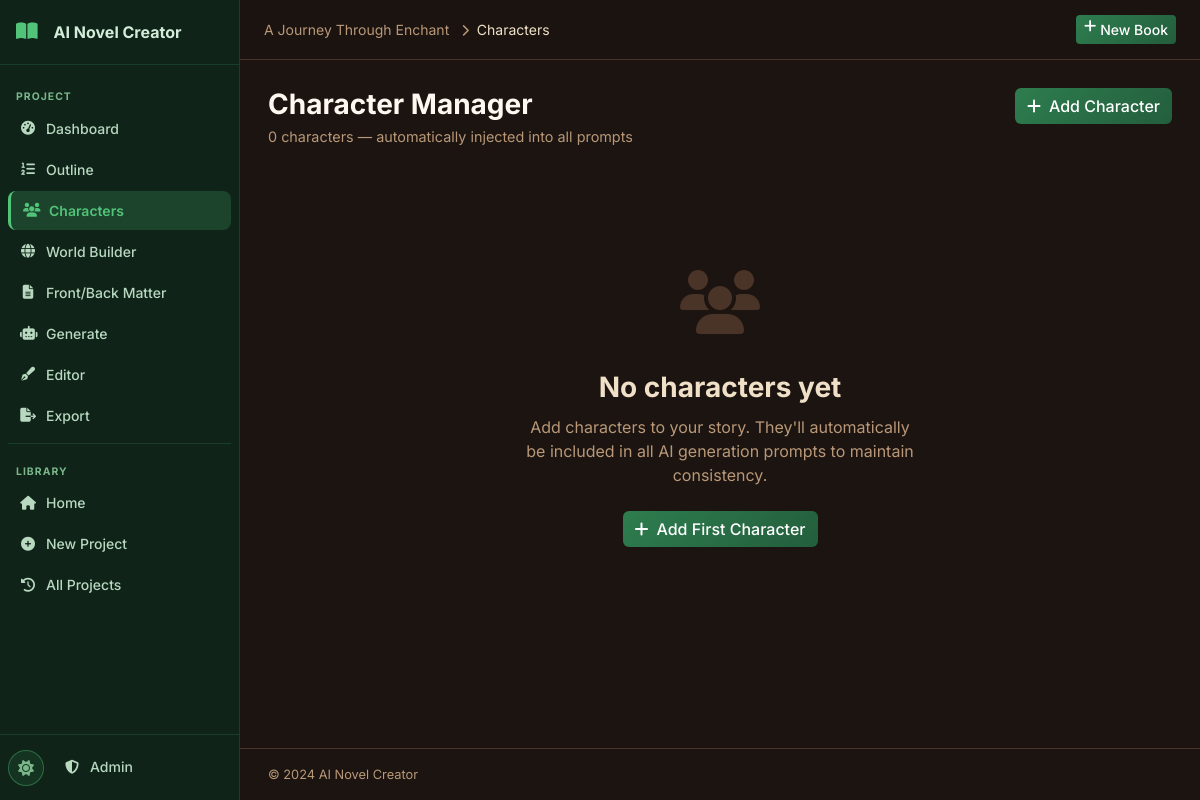
The app's page /project/10/characters, older data.
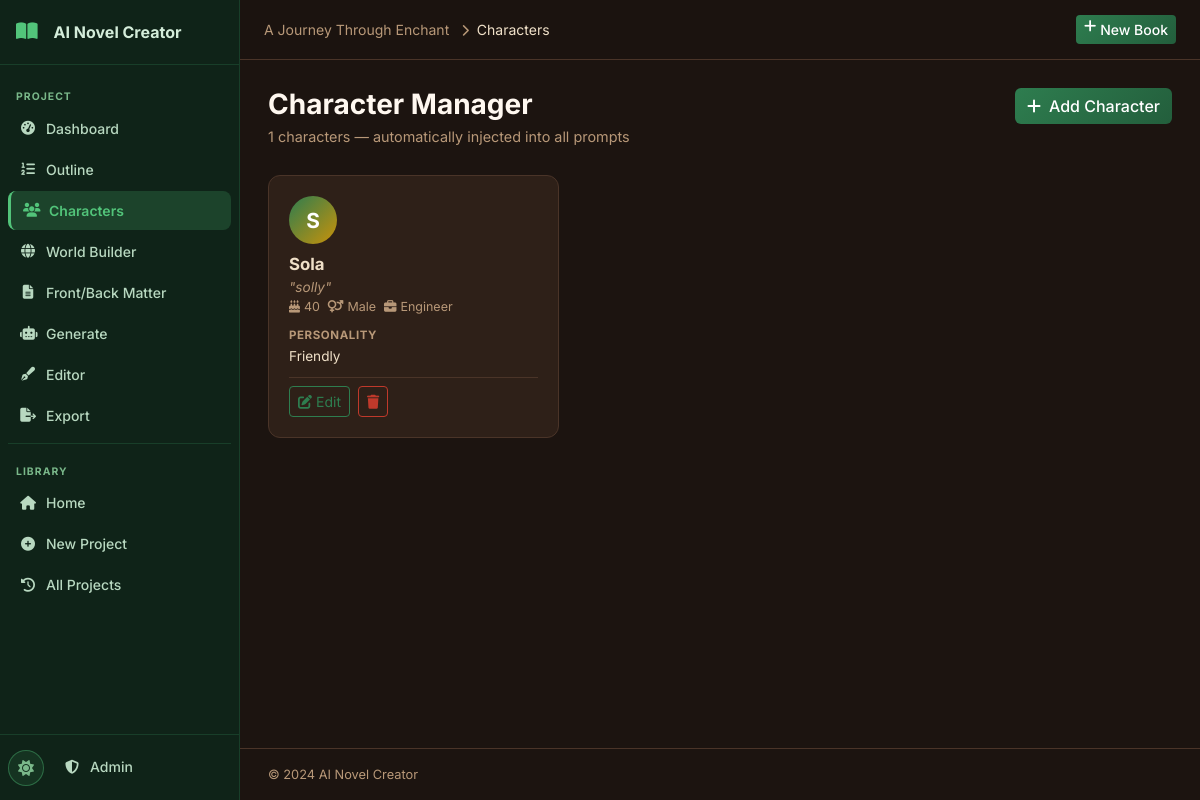
The same page, newer data.
### tables this page shows
CREATE TABLE settings (
    id INTEGER PRIMARY KEY AUTOINCREMENT,
    key TEXT UNIQUE NOT NULL,
    value TEXT,
    updated_at TIMESTAMP DEFAULT CURRENT_TIMESTAMP
);

CREATE TABLE projects (
    id INTEGER PRIMARY KEY AUTOINCREMENT,
    title TEXT NOT NULL,
    subtitle TEXT DEFAULT '',
    genre TEXT DEFAULT 'Fantasy',
    audience TEXT DEFAULT 'Adult',
    description TEXT DEFAULT '',
    language TEXT DEFAULT 'English',
    story_type TEXT DEFAULT 'Novel',
    writing_style TEXT DEFAULT 'Descriptive',
    point_of_view TEXT DEFAULT 'Third Person Limited',
    tense TEXT DEFAULT 'Past',
    tone TEXT DEFAULT 'Adventurous',
    num_chapters INTEGER DEFAULT 10,
    words_per_chapter INTEGER DEFAULT 2000,
    creativity_level TEXT DEFAULT 'balanced',
    temperature REAL DEFAULT 0.7,
    top_p REAL DEFAULT 0.9,
    max_tokens INTEGER DEFAULT 4096,
    status TEXT DEFAULT 'draft',
    current_chapter INTEGER DEFAULT 0,
    total_words INTEGER DEFAULT 0,
    cover_prompt TEXT DEFAULT '',
    include_images INTEGER DEFAULT 0,
    images_per_chapter INTEGER DEFAULT 1,
    image_style TEXT DEFAULT 'Realistic',
    created_at TIMESTAMP DEFAULT CURRENT_TIMESTAMP,
    updated_at TIMESTAMP DEFAULT CURRENT_TIMESTAMP
);

CREATE TABLE characters (
    id INTEGER PRIMARY KEY AUTOINCREMENT,
    project_id INTEGER NOT NULL,
    name TEXT NOT NULL,
    nickname TEXT DEFAULT '',
    age TEXT DEFAULT '',
    gender TEXT DEFAULT '',
    occupation TEXT DEFAULT '',
    personality TEXT DEFAULT '',
    appearance TEXT DEFAULT '',
    strengths TEXT DEFAULT '',
    weaknesses TEXT DEFAULT '',
    goals TEXT DEFAULT '',
    relationships TEXT DEFAULT '',
    backstory TEXT DEFAULT '',
    notes TEXT DEFAULT '',
    created_at TIMESTAMP DEFAULT CURRENT_TIMESTAMP,
    FOREIGN KEY (project_id) REFERENCES projects(id) ON DELETE CASCADE
);

### routes/characters.py (the view)
@bp.route('/project/<int:project_id>/characters')
def characters_page(project_id):
    db = get_db()
    project = db.execute('SELECT * FROM projects WHERE id = ?', (project_id,)).fetchone()
    if not project:
        return redirect(url_for('main.history'))
    chars = db.execute(
        'SELECT * FROM characters WHERE project_id = ? ORDER BY name', (project_id,)
    ).fetchall()
    return render_template('characters.html', project=project, characters=chars)

### database/__init__.py (called while the page is built)
def get_db():
    if 'db' not in g:
        db_path = current_app.config['DATABASE']
        os.makedirs(os.path.dirname(db_path), exist_ok=True)
        g.db = sqlite3.connect(db_path)
        g.db.row_factory = sqlite3.Row
        g.db.execute('PRAGMA foreign_keys = ON')
        g.db.execute('PRAGMA journal_mode = WAL')
    return g.db

### utils/helpers.py (called while the page is built)
def get_setting(db, key, default=''):
    row = db.execute('SELECT value FROM settings WHERE key = ?', (key,)).fetchone()
    return row['value'] if row else default

### templates/characters.html (shortened to what this page needs)
{% extends "base.html" %}
{% block breadcrumb %}
<a href="{{ url_for('projects.project_detail', project_id=project.id) }}" class="text-muted text-decoration-none">{{ project.title[:25] }}</a>
<i class="fas fa-chevron-right mx-2 text-muted small"></i>Characters
{% endblock %}
{% block content %}
<div class="page-header">
  <div>
    <h1 class="page-title">Character Manager</h1>
    <p class="page-subtitle">{{ characters | length }} characters — automatically injected into all prompts</p>
  </div>
  <button class="btn btn-primary" onclick="openCharModal()">
    <i class="fas fa-plus me-2"></i>Add Character
  </button>
</div>
{% if characters %}
<div class="row g-3">
  {% for char in characters %}
  <div class="col-12 col-md-6 col-xl-4">
    <div class="character-card">
      <div class="char-avatar">{{ char.name[0] | upper }}</div>
      <div class="char-header">
        <h4 class="char-name">{{ char.name }}</h4>
        {% if char.nickname %}<span class="char-nickname">"{{ char.nickname }}"</span>{% endif %}
        <div class="char-meta">
          {% if char.age %}<span><i class="fas fa-birthday-cake me-1"></i>{{ char.age }}</span>{% endif %}
          {% if char.gender %}<span><i class="fas fa-venus-mars me-1"></i>{{ char.gender }}</span>{% endif %}
          {% if char.occupation %}<span><i class="fas fa-briefcase me-1"></i>{{ char.occupation }}</span>{% endif %}
        </div>
      </div>
      {% if char.personality %}
      <div class="char-section">
        <label>Personality</label>
        <p>{{ char.personality[:100] }}{% if char.personality|length > 100 %}…{% endif %}</p>
      </div>
      {% endif %}
      <div class="char-actions">
        <button class="btn btn-sm btn-outline-primary" onclick="editChar({{ char.id }})">
          <i class="fas fa-edit me-1"></i>Edit
        </button>
        <button class="btn btn-sm btn-outline-danger" onclick="deleteChar({{ char.id }}, '{{ char.name | e }}')">
          <i class="fas fa-trash"></i>
        </button>
      </div>
    </div>
  </div>
  {% endfor %}
</div>
{% else %}
<div class="empty-state">
  <div class="empty-icon"><i class="fas fa-users"></i></div>
  <h3>No characters yet</h3>
  <p>Add characters to your story. They'll automatically be included in all AI generation prompts to maintain consistency.</p>
  <button class="btn btn-primary" onclick="openCharModal()">
    <i class="fas fa-plus me-2"></i>Add First Character
  </button>
</div>
{% endif %}
{% endblock %}

### templates/base.html (shortened to what this page needs)
<!DOCTYPE html>
<html lang="en" data-theme="{{ default_theme }}">
<head>
  <link href="https://cdn.jsdelivr.net/npm/bootstrap@5.3.2/dist/css/bootstrap.min.css" rel="stylesheet">
  <link href="https://cdnjs.cloudflare.com/ajax/libs/font-awesome/6.5.0/css/all.min.css" rel="stylesheet">
  <link href="{{ url_for('static', filename='css/style.css') }}" rel="stylesheet">
</head>
<body>
<nav class="sidebar" id="sidebar">
  <div class="sidebar-header">
    <a href="{{ url_for('main.index') }}" class="sidebar-brand">
      <i class="fas fa-book-open me-2"></i>
      <span>{{ app_name }}</span>
    </a>
  </div>
  <div class="sidebar-menu">
    {% if request.view_args and request.view_args.get('project_id') %}
    {% set pid = request.view_args.project_id %}
    <div class="sidebar-section-label">PROJECT</div>
    <a href="{{ url_for('projects.project_detail', project_id=pid) }}" class="sidebar-item {% if request.endpoint == 'projects.project_detail' %}active{% endif %}">
      <i class="fas fa-tachometer-alt"></i><span>Dashboard</span>
    </a>
    <a href="{{ url_for('outline.outline_page', project_id=pid) }}" class="sidebar-item {% if request.endpoint == 'outline.outline_page' %}active{% endif %}">
      <i class="fas fa-list-ol"></i><span>Outline</span>
    </a>
    <a href="{{ url_for('characters.characters_page', project_id=pid) }}" class="sidebar-item {% if request.endpoint == 'characters.characters_page' %}active{% endif %}">
      <i class="fas fa-users"></i><span>Characters</span>
    </a>
    <a href="{{ url_for('worldbuilding.worldbuilding_page', project_id=pid) }}" class="sidebar-item {% if request.endpoint == 'worldbuilding.worldbuilding_page' %}active{% endif %}">
      <i class="fas fa-globe"></i><span>World Builder</span>
    </a>
    <a href="{{ url_for('matter.matter_page', project_id=pid) }}" class="sidebar-item {% if request.endpoint == 'matter.matter_page' %}active{% endif %}">
      <i class="fas fa-file-alt"></i><span>Front/Back Matter</span>
    </a>
    <a href="{{ url_for('chapters.generation_page', project_id=pid) }}" class="sidebar-item {% if request.endpoint == 'chapters.generation_page' %}active{% endif %}">
      <i class="fas fa-robot"></i><span>Generate</span>
    </a>
    <a href="{{ url_for('editor.editor_page', project_id=pid) }}" class="sidebar-item {% if request.endpoint == 'editor.editor_page' %}active{% endif %}">
      <i class="fas fa-pen-fancy"></i><span>Editor</span>
    </a>
    <a href="{{ url_for('exports.export_page', project_id=pid) }}" class="sidebar-item {% if request.endpoint == 'exports.export_page' %}active{% endif %}">
      <i class="fas fa-file-export"></i><span>Export</span>
    </a>
    <div class="sidebar-divider"></div>
    {% endif %}
    <div class="sidebar-section-label">LIBRARY</div>
    <a href="{{ url_for('main.index') }}" class="sidebar-item {% if request.endpoint == 'main.index' %}active{% endif %}">
      <i class="fas fa-home"></i><span>Home</span>
    </a>
    <a href="{{ url_for('projects.new_project') }}" class="sidebar-item {% if request.endpoint == 'projects.new_project' %}active{% endif %}">
      <i class="fas fa-plus-circle"></i><span>New Project</span>
    </a>
    <a href="{{ url_for('main.history') }}" class="sidebar-item {% if request.endpoint == 'main.history' %}active{% endif %}">
      <i class="fas fa-history"></i><span>All Projects</span>
    </a>
  </div>
  <div class="sidebar-footer">
    <button class="theme-toggle" onclick="toggleTheme()" title="Toggle theme">
      <i class="fas fa-moon" id="themeIcon"></i>
    </button>
    <a href="{{ url_for('admin.login') }}" class="sidebar-item small">
      <i class="fas fa-shield-alt"></i><span>Admin</span>
    </a>
  </div>
</nav>
<div class="main-wrapper" id="mainWrapper">
  <header class="topnav">
    <div class="topnav-breadcrumb">
      {% block breadcrumb %}{% endblock %}
    </div>
    <div class="topnav-actions ms-auto">
      <a href="{{ url_for('projects.new_project') }}" class="btn btn-primary btn-sm d-none d-md-inline-flex">
        <i class="fas fa-plus me-1"></i>New Book
      </a>
    </div>
  </header>
  <main class="content-area">
    {% block content %}{% endblock %}
  </main>
  <footer class="content-footer">
    <span>{{ app_footer }}</span>
  </footer>
</div>
<div class="toast-container position-fixed bottom-0 end-0 p-3" id="toastContainer"></div>
</body>
</html>

Row changes from the older to the newer data that the page shows:
added characters: name "S", name "Sola", nickname "solly", age "40", gender "Male", occupation "Engineer", personality "Friendly"
Text that changed along with them:
{{ characters | length }}: "0" → "1"
text no longer shown: "No characters yet Add characters to your story. They'll automatically be included in all AI generation prompts to maintain consistency. Add First Character"
